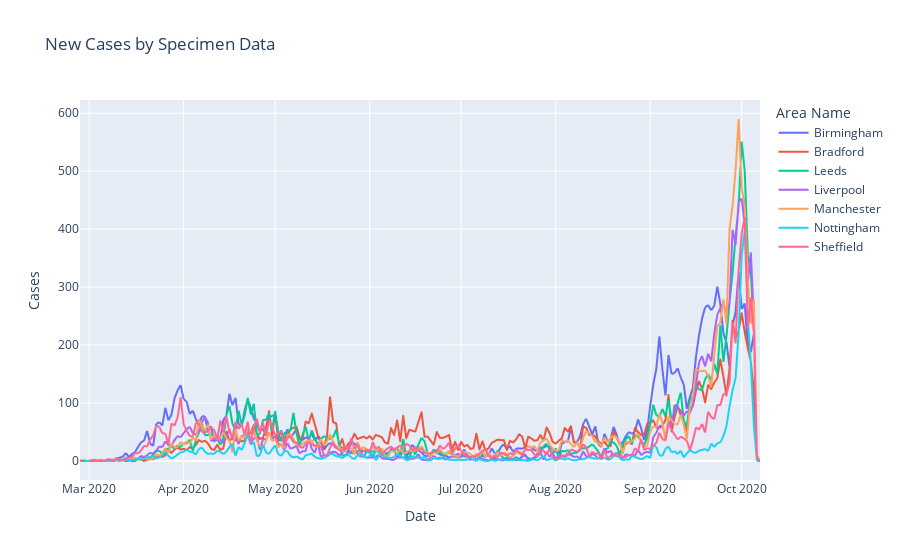

Notebook source saved alongside this figure:
### Code cell
pv = top_places.pivot_table(index='date', values='newCasesBySpecimenDate', columns='areaName')
pv.plot(title=" New Cases by Specimen Data", labels={'value':'Cases', 'areaName':'Area Name', 'date':'Date'})

### Figure 1 — Plotly figure (JSON) as saved in the notebook; plotly's stock layout.template omitted (floating-point values rounded to 4 significant figures; data arrays with more than 128 entries replaced by an {"elided": "..."} marker saying what was removed)
{"data": [{"hovertemplate": "Area Name=Birmingham<br>Date=%{x}<br>Cases=%{y}<extra></extra>", "legendgroup": "Birmingham", "line": {"color": "#636efa", "dash": "solid"}, "mode": "lines", "name": "Birmingham", "showlegend": true, "type": "scattergl", "x": {"elided": "224 str values"}, "xaxis": "x", "y": {"elided": "224 int values"}, "yaxis": "y"}, {"hovertemplate": "Area Name=Bradford<br>Date=%{x}<br>Cases=%{y}<extra></extra>", "legendgroup": "Bradford", "line": {"color": "#EF553B", "dash": "solid"}, "mode": "lines", "name": "Bradford", "showlegend": true, "type": "scattergl", "x": {"elided": "224 str values"}, "xaxis": "x", "y": {"elided": "224 int values"}, "yaxis": "y"}, {"hovertemplate": "Area Name=Leeds<br>Date=%{x}<br>Cases=%{y}<extra></extra>", "legendgroup": "Leeds", "line": {"color": "#00cc96", "dash": "solid"}, "mode": "lines", "name": "Leeds", "showlegend": true, "type": "scattergl", "x": {"elided": "224 str values"}, "xaxis": "x", "y": {"elided": "224 int values"}, "yaxis": "y"}, {"hovertemplate": "Area Name=Liverpool<br>Date=%{x}<br>Cases=%{y}<extra></extra>", "legendgroup": "Liverpool", "line": {"color": "#ab63fa", "dash": "solid"}, "mode": "lines", "name": "Liverpool", "showlegend": true, "type": "scattergl", "x": {"elided": "224 str values"}, "xaxis": "x", "y": {"elided": "224 int values"}, "yaxis": "y"}, {"hovertemplate": "Area Name=Manchester<br>Date=%{x}<br>Cases=%{y}<extra></extra>", "legendgroup": "Manchester", "line": {"color": "#FFA15A", "dash": "solid"}, "mode": "lines", "name": "Manchester", "showlegend": true, "type": "scattergl", "x": {"elided": "224 str values"}, "xaxis": "x", "y": {"elided": "224 int values"}, "yaxis": "y"}, {"hovertemplate": "Area Name=Nottingham<br>Date=%{x}<br>Cases=%{y}<extra></extra>", "legendgroup": "Nottingham", "line": {"color": "#19d3f3", "dash": "solid"}, "mode": "lines", "name": "Nottingham", "showlegend": true, "type": "scattergl", "x": {"elided": "224 str values"}, "xaxis": "x", "y": {"elided": "224 int values"}, "yaxis": "y"}, {"hovertemplate": "Area Name=Sheffield<br>Date=%{x}<br>Cases=%{y}<extra></extra>", "legendgroup": "Sheffield", "line": {"color": "#FF6692", "dash": "solid"}, "mode": "lines", "name": "Sheffield", "showlegend": true, "type": "scattergl", "x": {"elided": "224 str values"}, "xaxis": "x", "y": {"elided": "224 int values"}, "yaxis": "y"}], "layout": {"legend": {"title": {"text": "Area Name"}, "tracegroupgap": 0}, "title": {"text": " New Cases by Specimen Data"}, "xaxis": {"anchor": "y", "domain": [0, 1], "title": {"text": "Date"}}, "yaxis": {"anchor": "x", "domain": [0, 1], "title": {"text": "Cases"}}}}
